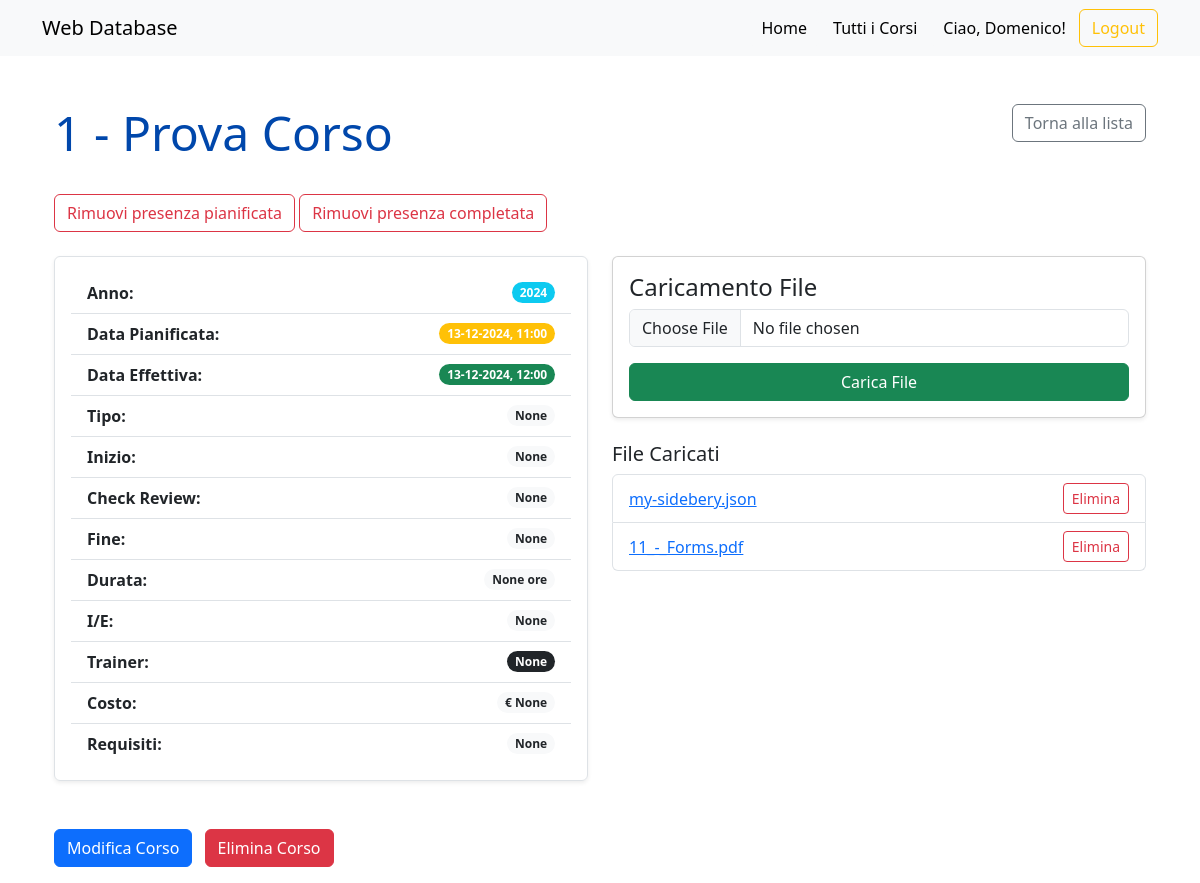
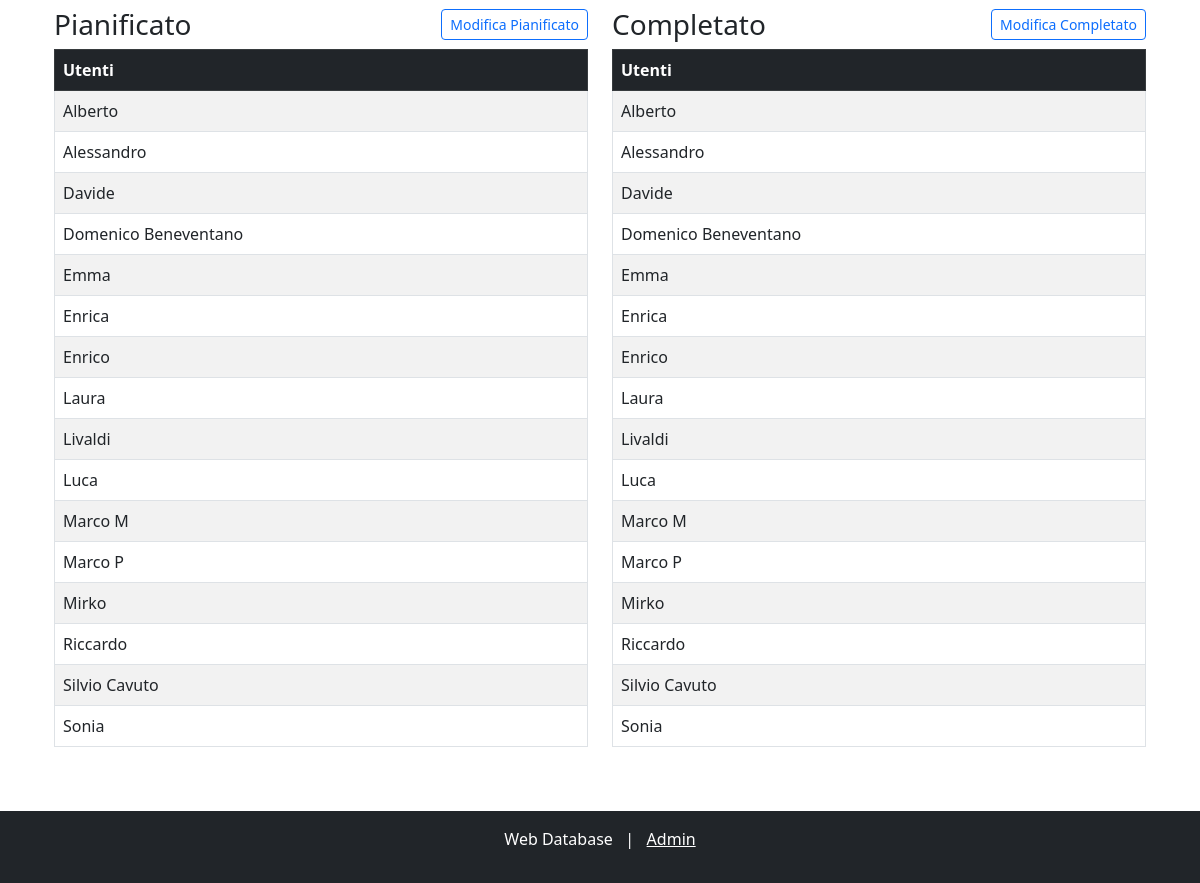
Page /coursedetail/314/ (signed in) on the earlier database version (2 pictures, top to bottom).
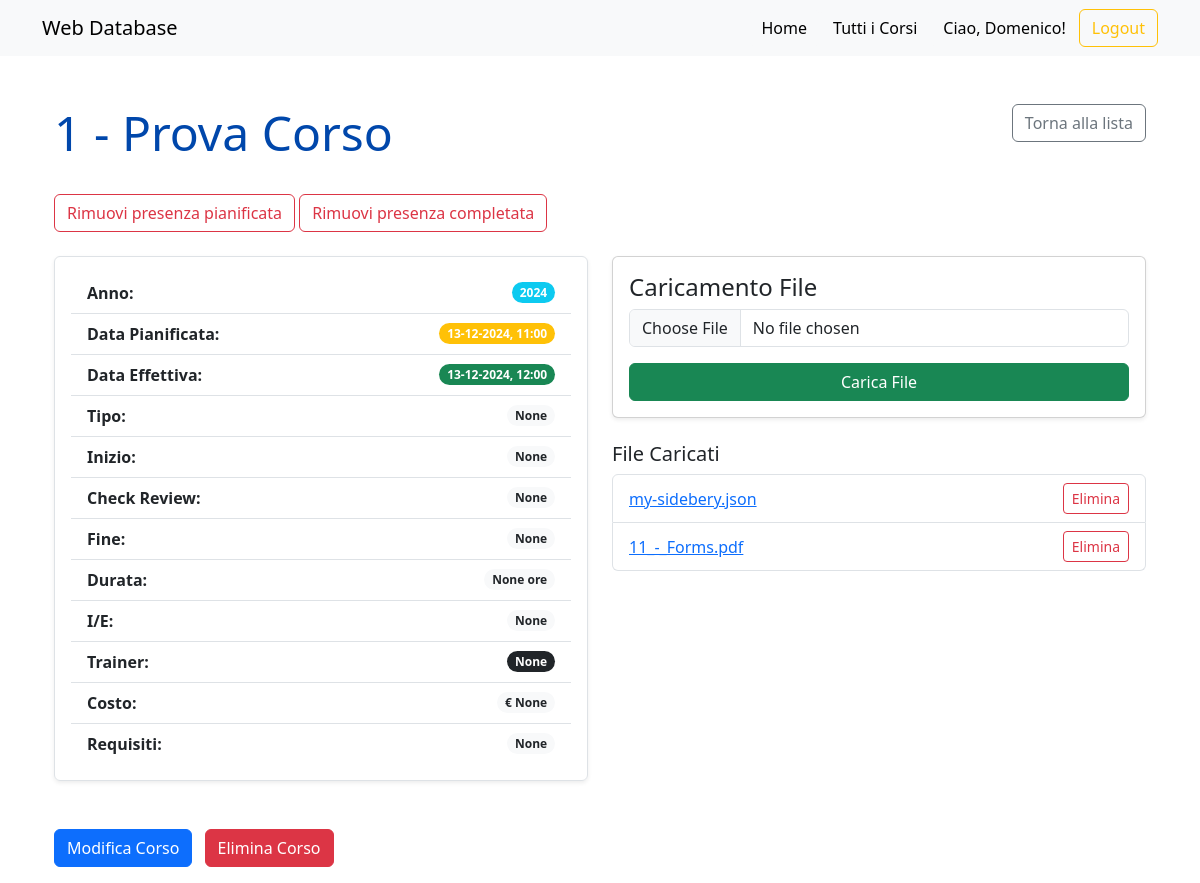
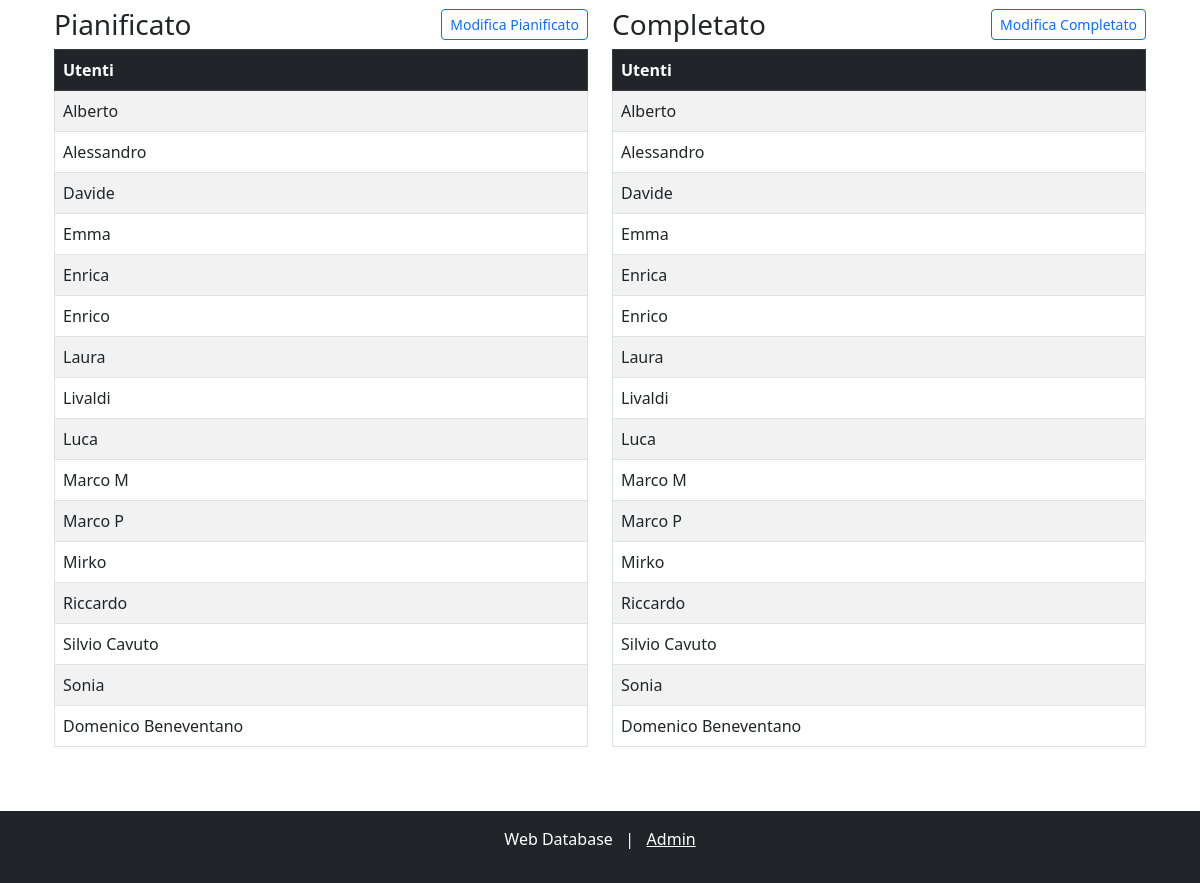
Same page on the later database version (2 pictures, top to bottom).
### web_app/models.py (models this page shows, shortened)
class File(models.Model):
    file = models.FileField(upload_to='uploads/')
    uploaded_at = models.DateTimeField(auto_now_add=True)
    user = models.ForeignKey(settings.AUTH_USER_MODEL, on_delete=models.CASCADE, related_name='files_uploaded')
    course = models.ForeignKey(Course, on_delete=models.CASCADE, related_name='files_courses')

class CustomUser(AbstractUser):
    USER_TYPE_CHOICES = (
        ('person', 'Persona'),
        ('quality_manager', 'Quality Manager'),
    )
    user_type = models.CharField(max_length=20, choices=USER_TYPE_CHOICES)

### web_app/views.py (the view)
# urls.py: path('coursedetail/<int:pk>/', views.course_detail, name='course_detail'),
def course_detail(request, pk):
    course = get_object_or_404(Course, pk=pk)
    files = File.objects.filter(user_id=request.user.id, course=pk).order_by('-uploaded_at')
    attendances = Attendance.objects.filter(course_id=pk)
    planned = attendances.filter(state='planned').select_related('user')
    completed = attendances.filter(state='completed').select_related('user')
    current_user_planned = attendances.filter(state='planned', user_id=request.user.id).first()
    current_user_completed = attendances.filter(state='completed', user_id=request.user.id).first()
    context = {
        'course': course,
        'planned_users': [attendance.user for attendance in planned],
        'completed_users': [attendance.user for attendance in completed],
        'files': files,
        'current_user_planned': current_user_planned,
        'current_user_completed': current_user_completed,
    }
    return render(request, 'web_app/course_detail.html', context)

### web_app/templates/web_app/course_detail.html (shortened to what the changed rows need)
{% extends "base.html" %}
{% block content %}
    <div class="container">
    <div class="row mb-4">
        {% if user.is_authenticated %}
        <div class="col-md-6">
            <div class="mt-4">
                {% if files %}
                    <ul class="list-group">
                        {% for file in files %}
                            <li class="list-group-item d-flex justify-content-between align-items-center">
                                <div>
                                    <a href="{{ file.file.url }}" target="_blank">{{ file.file.url|slice:"15:" }}</a>
                                </div>
                                <form method="post" action="{% url 'delete_file' course.id file.id %}" style="margin: 0;">
                                    <button type="submit" class="btn btn-outline-danger btn-sm">
                                         Elimina
                                    </button>
                                </form>
                            </li>
                        {% endfor %}
                    </ul>
                {% else %}
                    <p class="text-muted">Nessun file caricato.</p>
                {% endif %}
            </div>
        </div>
        {% endif %}
    </div>
        <br>
        <div class="row">
            <div class="col-md-6">
                <div class="table-responsive">
                    <table class="table table-striped table-bordered table-hover">
                        <thead class="table-dark">
                            <tr>
                                <th>Utenti</th>
                            </tr>
                        </thead>
                        <tbody>
                            {% for user in planned_users %}
                            <tr>
                                <td>{{ user.first_name }} {{ user.last_name }}</td>
                            </tr>
                            {% empty %}
                            <tr>
                                <td>Nessun utente</td>
                            </tr>
                            {% endfor %}
                        </tbody>
                    </table>
                </div>
            </div>
            <div class="col-md-6">
                <div class="table-responsive">
                    <table class="table table-striped table-bordered table-hover">
                        <thead class="table-dark">
                            <tr>
                                <th>Utenti</th>
                            </tr>
                        </thead>
                        <tbody>
                            {% for user in completed_users %}
                            <tr>
                                <td>{{ user.first_name }} {{ user.last_name }}</td>
                            </tr>
                            {% empty %}
                            <tr>
                                <td>Nessun utente</td>
                            </tr>
                            {% endfor %}
                        </tbody>
                    </table>
                </div>
            </div>
        </div>
    </div>
{% endblock %}

### templates/base.html (shortened to what this page needs)
<!DOCTYPE html>
<html lang="it">
<head>
    <link href="https://cdn.jsdelivr.net/npm/bootstrap@5.3.0/dist/css/bootstrap.min.css" rel="stylesheet">
    <link rel="stylesheet" href="https://cdn.jsdelivr.net/npm/flatpickr/dist/themes/airbnb.css">
</head>
<body class="d-flex flex-column min-vh-100">
    <nav class="navbar navbar-expand-lg navbar-light bg-light">
        <div class="container">
            <a class="navbar-brand" href="{% url 'home' %}">Web Database</a>
            <div class="collapse navbar-collapse" id="navbarNav">
                <ul class="navbar-nav ms-auto">
                    <li class="nav-item">
                        <a class="btn btn-light" href="{% url 'home' %}">Home</a>
                    </li>
                    <li class="nav-item">
                        <a class="btn btn-light" href="{% url 'courses' %}">Tutti i Corsi</a>
                    </li>
                    {% if user.is_authenticated %}
                        <li class="nav-item">
                            <a class="btn btn-light" href="{% url 'user_detail' user.id %}">Ciao, {{ user.first_name }}!</a>
                        </li>
                        <li class="nav-item">
                            <form method="POST" action="{% url 'logout' %}"> {% csrf_token %}
                                <button type="submit" class="btn btn-outline-warning">Logout</button>
                            </form>
                        </li>
                    {% endif %}
                </ul>
            </div>
        </div>
    </nav>
    <main class="container my-5 flex-grow-1">
        {% block content %}
        {% endblock %}
    </main>
    <footer class="bg-dark text-white text-center py-3 mt-auto">
        <p>Web Database &nbsp; | &nbsp; <a href="http://localhost:8000/admin/" class="text-white">Admin</a></p>
    </footer>
</body>
</html>

Differences in the rows shown:
changed CustomUser "Domenico": moves down the list
